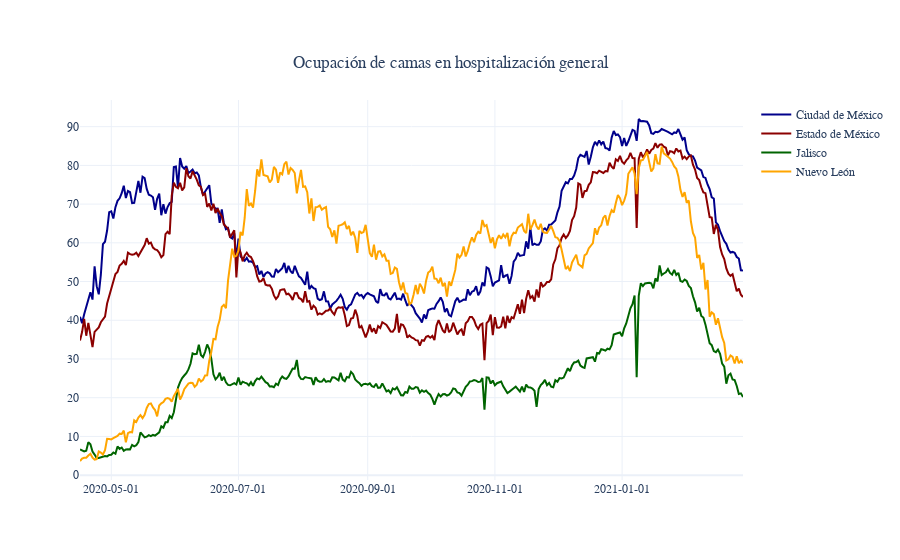

Here is the notebook cell this chart was saved with:
### Markdown cell above
## Visualizaciones por estados

### Code cell
# 
fig = go.Figure()

fig.add_trace( go.Scatter( x = BU_Estado[ ( BU_Estado['Estado'] == 'Ciudad de México' ) \
                                         & ( BU_Estado['Date'] > '2020-04-15' ) ]['Date'], 
                          y = BU_Estado[ ( BU_Estado['Estado'] == 'Ciudad de México' )  \
                                         & ( BU_Estado['Date'] > '2020-04-15' ) ]['% Ocupación'], 
                          name = 'Ciudad de México', line_color = 'darkblue' ) )

fig.add_trace( go.Scatter( x = BU_Estado[ ( BU_Estado['Estado'] == 'México' ) \
                                         & ( BU_Estado['Date'] > '2020-04-15' ) ]['Date'], 
                          y = BU_Estado[ ( BU_Estado['Estado'] == 'México' )  \
                                         & ( BU_Estado['Date'] > '2020-04-15' ) ]['% Ocupación'], 
                          name = 'Estado de México', line_color = 'darkred' ) )

fig.add_trace( go.Scatter( x = BU_Estado[ ( BU_Estado['Estado'] == 'Jalisco' ) \
                                         & ( BU_Estado['Date'] > '2020-04-15' ) ]['Date'], 
                          y = BU_Estado[ ( BU_Estado['Estado'] == 'Jalisco' )  \
                                         & ( BU_Estado['Date'] > '2020-04-15' ) ]['% Ocupación'], 
                          name = 'Jalisco', line_color = 'darkgreen' ) )

fig.add_trace( go.Scatter( x = BU_Estado[ ( BU_Estado['Estado'] == 'Nuevo León' ) \
                                         & ( BU_Estado['Date'] > '2020-04-15' ) ]['Date'], 
                          y = BU_Estado[ ( BU_Estado['Estado'] == 'Nuevo León' )  \
                                         & ( BU_Estado['Date'] > '2020-04-15' ) ]['% Ocupación'], 
                          name = 'Nuevo León', line_color = 'orange' ) )

fig.update_layout( template = 'plotly_white', # "plotly", "plotly_white", "ggplot2", "seaborn", "simple_white", "none"
                  barmode = 'overlay', 
                  title = { 'text': 'Ocupación de camas en hospitalización general',
                           'y':0.9, 'x':0.5, 'xanchor': 'center', 'yanchor': 'top'}, 
                  font_family = 'Calibri Light')

fig.update_xaxes(tickformat = '%Y-%m-%d') # (tickangle = 90, tickformat = '%Y-%m-%d')

fig.show()

### Figure 1 — Plotly figure (JSON) as saved in the notebook; plotly's stock layout.template omitted (floating-point values rounded to 4 significant figures; data arrays with more than 128 entries replaced by an {"elided": "..."} marker saying what was removed)
{"data": [{"line": {"color": "darkblue"}, "name": "Ciudad de México", "type": "scatter", "x": {"elided": "319 str values"}, "y": {"elided": "319 float values"}}, {"line": {"color": "darkred"}, "name": "Estado de México", "type": "scatter", "x": {"elided": "319 str values"}, "y": {"elided": "319 float values"}}, {"line": {"color": "darkgreen"}, "name": "Jalisco", "type": "scatter", "x": {"elided": "319 str values"}, "y": {"elided": "319 float values"}}, {"line": {"color": "orange"}, "name": "Nuevo León", "type": "scatter", "x": {"elided": "319 str values"}, "y": {"elided": "319 float values"}}], "layout": {"barmode": "overlay", "font": {"family": "Calibri Light"}, "title": {"text": "Ocupación de camas en hospitalización general", "x": 0.5, "xanchor": "center", "y": 0.9, "yanchor": "top"}, "xaxis": {"tickformat": "%Y-%m-%d"}}}
